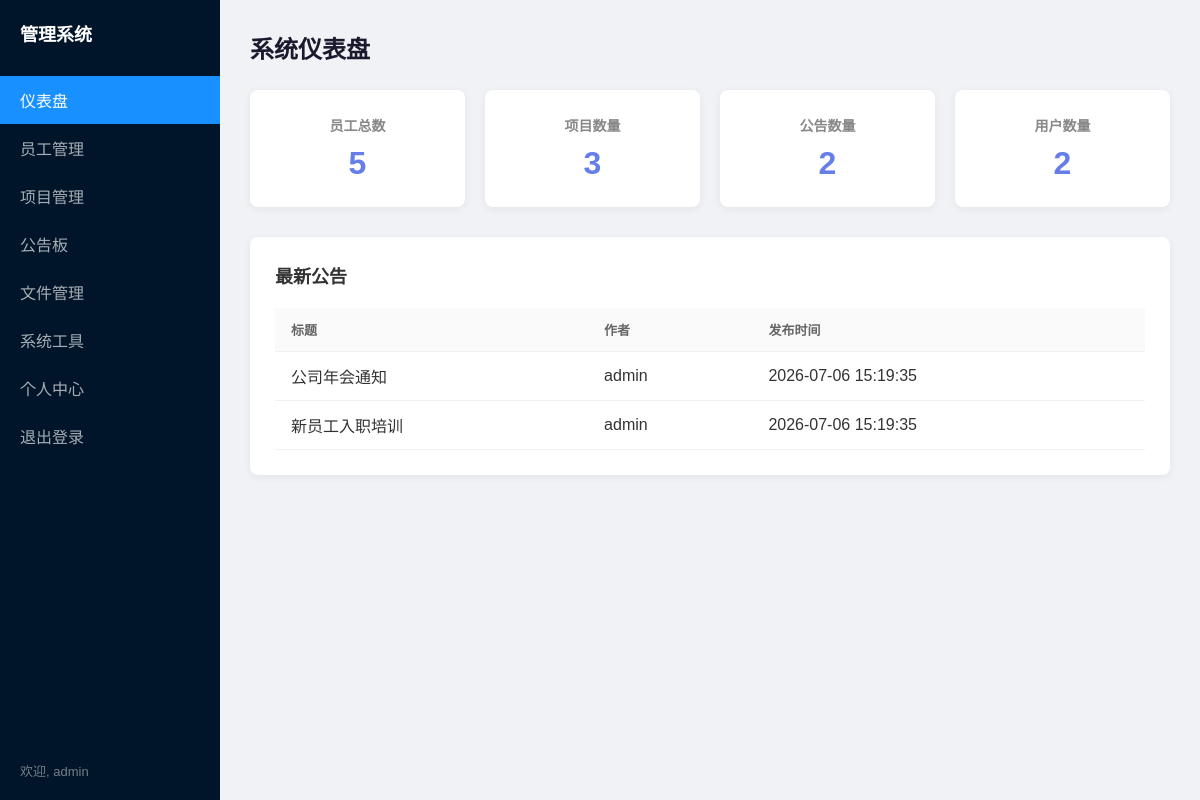
/dashboard.php (signed in), run on the app's committed database.
### tables this page shows
CREATE TABLE IF NOT EXISTS announcements (
    id INT AUTO_INCREMENT PRIMARY KEY,
    title VARCHAR(200) NOT NULL,
    content TEXT NOT NULL,
    author VARCHAR(50),
    created_at TIMESTAMP DEFAULT CURRENT_TIMESTAMP
);

### dashboard.php (the view, shortened to what this page needs)
<?php
require_once 'db.php';
$emp_count = $conn->query("SELECT COUNT(*) as total FROM employees")->fetch(PDO::FETCH_ASSOC)['total'];
$proj_count = $conn->query("SELECT COUNT(*) as total FROM projects")->fetch(PDO::FETCH_ASSOC)['total'];
$ann_count = $conn->query("SELECT COUNT(*) as total FROM announcements")->fetch(PDO::FETCH_ASSOC)['total'];
$user_count = $conn->query("SELECT COUNT(*) as total FROM users")->fetch(PDO::FETCH_ASSOC)['total'];
$ann_result = $conn->query("SELECT * FROM announcements ORDER BY created_at DESC LIMIT 5");
?>
<!DOCTYPE html>
<html>
<head>
    <link rel="stylesheet" href="css/style.css">
</head>
<body>
    <div class="layout">
        <div class="sidebar">
            <h2>管理系统</h2>
            <ul class="nav">
                <li><a href="dashboard.php" class="active">仪表盘</a></li>
                <li><a href="employees.php">员工管理</a></li>
                <li><a href="projects.php">项目管理</a></li>
                <li><a href="announcements.php">公告板</a></li>
                <li><a href="file_manager.php">文件管理</a></li>
                <li><a href="system_tools.php">系统工具</a></li>
                <li><a href="profile.php">个人中心</a></li>
                <li><a href="logout.php">退出登录</a></li>
            </ul>
            <div class="user-info">
                欢迎, <?php echo $_SESSION['username']; ?>
            </div>
        </div>
        <div class="main-content">
            <h1>系统仪表盘</h1>
            <div class="stats-grid">
                <div class="stat-card">
                    <h3>员工总数</h3>
                    <p class="stat-number"><?php echo $emp_count; ?></p>
                </div>
                <div class="stat-card">
                    <h3>项目数量</h3>
                    <p class="stat-number"><?php echo $proj_count; ?></p>
                </div>
                <div class="stat-card">
                    <h3>公告数量</h3>
                    <p class="stat-number"><?php echo $ann_count; ?></p>
                </div>
                <div class="stat-card">
                    <h3>用户数量</h3>
                    <p class="stat-number"><?php echo $user_count; ?></p>
                </div>
            </div>
            <div class="section">
                <h2>最新公告</h2>
                <table class="table">
                    <thead>
                        <tr>
                            <th>标题</th>
                            <th>作者</th>
                            <th>发布时间</th>
                        </tr>
                    </thead>
                    <tbody>
                        <?php while ($row = $ann_result->fetch(PDO::FETCH_ASSOC)): ?>
                        <tr>
                            <td><?php echo $row['title']; ?></td>
                            <td><?php echo $row['author']; ?></td>
                            <td><?php echo $row['created_at']; ?></td>
                        </tr>
                        <?php endwhile; ?>
                    </tbody>
                </table>
            </div>
        </div>
    </div>
</body>
</html>

### css/style.css (style rules this page uses)
* { margin: 0; padding: 0; box-sizing: border-box; }
body { font-family: "Microsoft YaHei", Arial, sans-serif; background: #f0f2f5; color: #333; }
.layout { display: flex; min-height: 100vh; }
.sidebar { width: 220px; background: #001529; color: white; padding: 20px 0; position: fixed; height: 100vh; left: 0; top: 0; }
.sidebar h2 { padding: 0 20px; margin-bottom: 30px; font-size: 18px; }
.nav { list-style: none; }
.nav li a { display: block; padding: 12px 20px; color: rgba(255,255,255,0.65); text-decoration: none; transition: all 0.3s; }
.nav li a:hover, .nav li a.active { color: white; background: #1890ff; }
.user-info { position: absolute; bottom: 20px; left: 20px; color: rgba(255,255,255,0.45); font-size: 13px; }
.main-content { margin-left: 220px; padding: 30px; flex: 1; }
.main-content h1 { margin-bottom: 25px; font-size: 24px; color: #1a1a2e; }
.stats-grid { display: grid; grid-template-columns: repeat(4, 1fr); gap: 20px; margin-bottom: 30px; }
.stat-card { background: white; padding: 25px; border-radius: 8px; box-shadow: 0 2px 8px rgba(0,0,0,0.06); text-align: center; }
.stat-card h3 { font-size: 14px; color: #888; margin-bottom: 10px; }
.stat-number { font-size: 32px; font-weight: 700; color: #667eea; }
.section { background: white; padding: 25px; border-radius: 8px; box-shadow: 0 2px 8px rgba(0,0,0,0.06); margin-bottom: 30px; }
.section h2 { font-size: 18px; margin-bottom: 20px; }
.table { width: 100%; border-collapse: collapse; }
.table th, .table td { padding: 12px 16px; text-align: left; border-bottom: 1px solid #f0f0f0; }
.table th { background: #fafafa; font-weight: 600; font-size: 13px; color: #666; }

### data on the page
announcements: title "公司年会通知", author "admin", created_at "2026-07-06 15:19:35"
announcements: title "新员工入职培训", author "admin", created_at "2026-07-06 15:19:35"

### other printed values
$_SESSION['username'] "admin"
$emp_count "5"
$proj_count "3"
$ann_count "2"
$user_count "2"
